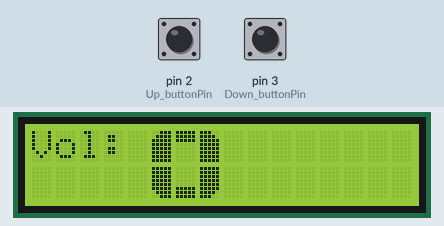
A sketch run on a simulated Arduino Uno, built with avr-gcc and run on an emulated ATmega328P. Shown: 16×2 character LCD. The test bench sets the inputs (shaded band); at power-on: pin 2 (Up_buttonPin) HIGH, pin 3 (Down_buttonPin) HIGH.

Above: at 1.3 s.
1.4 s: pin 2 (Up_buttonPin) pulled LOW for 0.15 s
At 2.6 s:
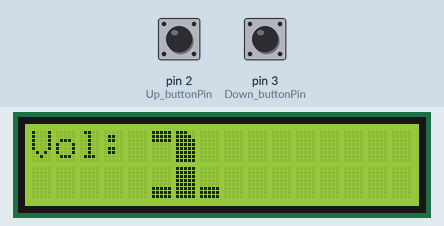
3.0 s: pin 2 (Up_buttonPin) pulled LOW for 1 s
At 3.8 s:
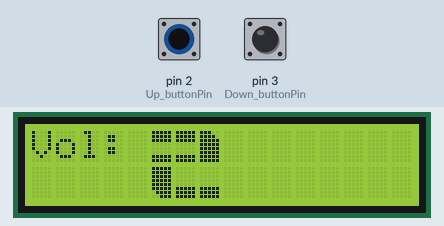
5.5 s: pin 2 (Up_buttonPin) pulled LOW for 0.15 s
At 6.7 s:
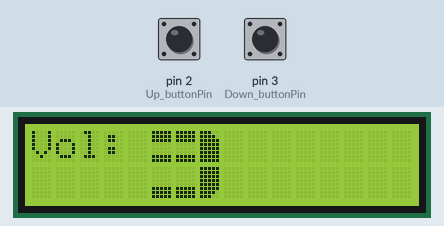
7.1 s: pin 2 (Up_buttonPin) pulled LOW for 3.2 s
At 8.1 s:
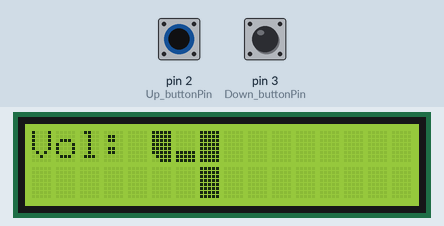
11.8 s: pin 2 (Up_buttonPin) pulled LOW for 0.15 s
At 12.9 s:
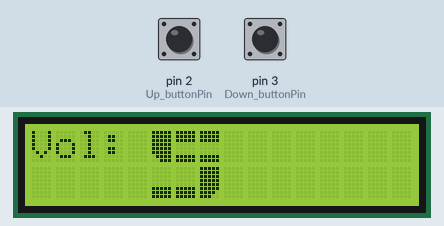
13.4 s: pin 2 (Up_buttonPin) pulled LOW for 1 s
At 14.1 s:
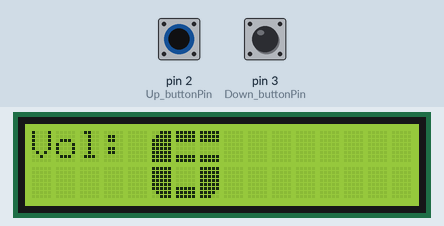
Timing chart, 0 to 16.4 s (numbered marks = the images above; inputs shaded):
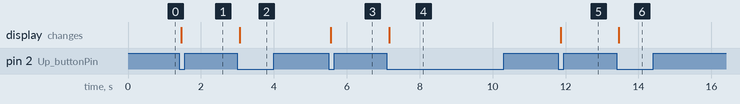

Measured:
- after the input at 1.4 s, the display: changes after 0.07 s (image 1)
- after the input at 3.0 s, the display: changes after 0.07 s (image 2)
- after the input at 5.5 s, the display: changes after 0.07 s (image 3)
- after the input at 7.1 s, the display: changes after 0.07 s (image 4)
- after the input at 11.8 s, the display: changes after 0.07 s (image 5)
- after the input at 13.4 s, the display: changes after 0.07 s (image 6)

The sketch:

code1.ino
```cpp
#include <Wire.h>

#include <LiquidCrystal_I2C.h>


LiquidCrystal_I2C lcd(0x3F,16,2);  // set the LCD address to 0x27 for a 16 chars and 2 line display

int counter = 0;


// this constant won't change:

const int  Up_buttonPin   = 2;    // the pin that the pushbutton is attached to

const int  Down_buttonPin = 3;


// Variables will change:

int buttonPushCounter = 0;   // counter for the number of button presses

int up_buttonState = 0;         // current state of the up button

int up_lastButtonState = 0;     // previous state of the up button


int down_buttonState = 0;         // current state of the up button

int down_lastButtonState = 0;     // previous state of the up button

bool bPress = false;


byte LT[8] =

{


  B00111,

  B01111,

  B11111,

  B11111,

  B11111,

  B11111,

  B11111,

  B11111

};

byte UB[8] =

{

  B11111,

  B11111,

  B11111,

  B00000,

  B00000,

  B00000,

  B00000,

  B00000

};

byte RT[8] =

{


  B11100,

  B11110,

  B11111,

  B11111,

  B11111,

  B11111,

  B11111,

  B11111

};

byte LL[8] =

{


  B11111,

  B11111,

  B11111,

  B11111,

  B11111,

  B11111,

  B01111,

  B00111

};

byte LB[8] =

{

  B00000,

  B00000,

  B00000,

  B00000,

  B00000,

  B11111,

  B11111,

  B11111

};

byte LR[8] =

{


  B11111,

  B11111,

  B11111,

  B11111,

  B11111,

  B11111,

  B11110,

  B11100

};

byte MB[8] =

{

  B11111,

  B11111,

  B11111,

  B00000,

  B00000,

  B00000,

  B11111,

  B11111

};

byte block[8] =

{

  B11111,

  B11111,

  B11111,

  B11111,

  B11111,

  B11111,

  B11111,

  B11111

};


void setup()

{

  pinMode( Up_buttonPin , INPUT_PULLUP);

  pinMode( Down_buttonPin , INPUT_PULLUP);


  lcd.init();                      // initialize the lcd


  lcd.createChar(0,LT);

  lcd.createChar(1,UB);

  lcd.createChar(2,RT);

  lcd.createChar(3,LL);

  lcd.createChar(4,LB);

  lcd.createChar(5,LR);

  lcd.createChar(6,MB);

  lcd.createChar(7,block);


  // Print a message to the LCD.

  lcd.backlight();


  lcd.clear();


  displayNumber();


}


void printNumber(int val){


     int col=5;


     if( val >= 10){

       printDigits(val/10,col);

       printDigits(val%10,col+4);

     }

     else{

       printDigits(val,col);

     }

}


void loop()

{

   checkUp();

   checkDown();


   if( bPress){

       bPress = false;

       displayNumber();

   }

}

void displayNumber(){


    lcd.clear();

    lcd.setCursor(0,0);

    lcd.print("Vol:");

    printNumber( buttonPushCounter);


}

void custom0(int x){


  lcd.setCursor(x,0);

  lcd.write(0);

  lcd.write(1);

  lcd.write(2);

  lcd.setCursor(x, 1);

  lcd.write(3);

  lcd.write(4);

  lcd.write(5);

}


void custom1(int x){

  lcd.setCursor(x,0);

  lcd.write(1);

  lcd.write(2);

  lcd.print(" ");

  lcd.setCursor(x,1);

  lcd.write(4);

  lcd.write(7);

  lcd.write(4);

}


void custom2(int x){

  lcd.setCursor(x,0);

  lcd.write(6);

  lcd.write(6);

  lcd.write(2);

  lcd.setCursor(x, 1);

  lcd.write(3);

  lcd.write(4);

  lcd.write(4);

}


void custom3(int x){

  lcd.setCursor(x,0);

  lcd.write(6);

  lcd.write(6);

  lcd.write(2);

  lcd.setCursor(x, 1);

  lcd.write(4);

  lcd.write(4);

  lcd.write(5);

}


void custom4(int x){

  lcd.setCursor(x,0);

  lcd.write(3);

  lcd.write(4);

  lcd.write(7);

  lcd.setCursor(x, 1);

  lcd.print(" ");

  lcd.print(" ");

  lcd.write(7);

}


void custom5(int x){

  lcd.setCursor(x,0);

  lcd.write(3);

  lcd.write(6);

  lcd.write(6);

  lcd.setCursor(x, 1);

  lcd.write(4);

  lcd.write(4);

  lcd.write(5);

}


void custom6(int x){

  lcd.setCursor(x,0);

  lcd.write(0);

  lcd.write(6);

  lcd.write(6);

  lcd.setCursor(x, 1);

  lcd.write(3);

  lcd.write(4);

  lcd.write(5);

}


void custom7(int x){

  lcd.setCursor(x,0);

  lcd.write(1);

  lcd.write(1);

  lcd.write(2);

  lcd.setCursor(x, 1);

  lcd.print(" ");

  lcd.print(" ");

  lcd.write(7);

}


void custom8(int x){

  lcd.setCursor(x,0);

  lcd.write(0);

  lcd.write(6);

  lcd.write(2);

  lcd.setCursor(x, 1);

  lcd.write(3);

  lcd.write(4);

  lcd.write(5);

}


void custom9(int x){


  lcd.setCursor(x,0);

  lcd.write(0);

  lcd.write(6);

  lcd.write(2);

  lcd.setCursor(x, 1);

  lcd.print(" ");

  lcd.print(" ");

  lcd.write(7);


}

void printDigits(int digits, int x){

  // utility function for digital clock display: prints preceding colon and leading 0


  switch (digits) {

  case 0:

    custom0(x);

    break;

  case 1:

    custom1(x);

    break;

  case 2:

    custom2(x);

    break;

  case 3:

    custom3(x);

    break;

  case 4:

    custom4(x);

    break;

  case 5:

    custom5(x);

    break;

  case 6:

    custom6(x);

    break;

  case 7:

    custom7(x);

    break;

  case 8:

    custom8(x);

    break;

  case 9:

    custom9(x);

    break;


  }


}


void checkUp()

{

  up_buttonState = digitalRead(Up_buttonPin);


  // compare the buttonState to its previous state

  if (up_buttonState != up_lastButtonState) {

    // if the state has changed, increment the counter

    if (up_buttonState == LOW) {

        bPress = true;

      // if the current state is HIGH then the button went from off to on:

      buttonPushCounter++;

      Serial.println("on");

      Serial.print("number of button pushes: ");

      Serial.println(buttonPushCounter);

    } else {

      // if the current state is LOW then the button went from on to off:

      Serial.println("off");

    }

    // Delay a little bit to avoid bouncing

    delay(50);

  }

  // save the current state as the last state, for next time through the loop

  up_lastButtonState = up_buttonState;

}

void checkDown()

{

  down_buttonState = digitalRead(Down_buttonPin);


  // compare the buttonState to its previous state

  if (down_buttonState != down_lastButtonState) {

    // if the state has changed, increment the counter

    if (down_buttonState == LOW) {

        bPress = true;

      // if the current state is HIGH then the button went from off to on:

      buttonPushCounter--;


      Serial.println("on");

      Serial.print("number of button pushes: ");

      Serial.println(buttonPushCounter);

    } else {

      // if the current state is LOW then the button went from on to off:

      Serial.println("off");

    }

    // Delay a little bit to avoid bouncing

    delay(50);

  }

  // save the current state as the last state, for next time through the loop

  down_lastButtonState = down_buttonState;

}
```
